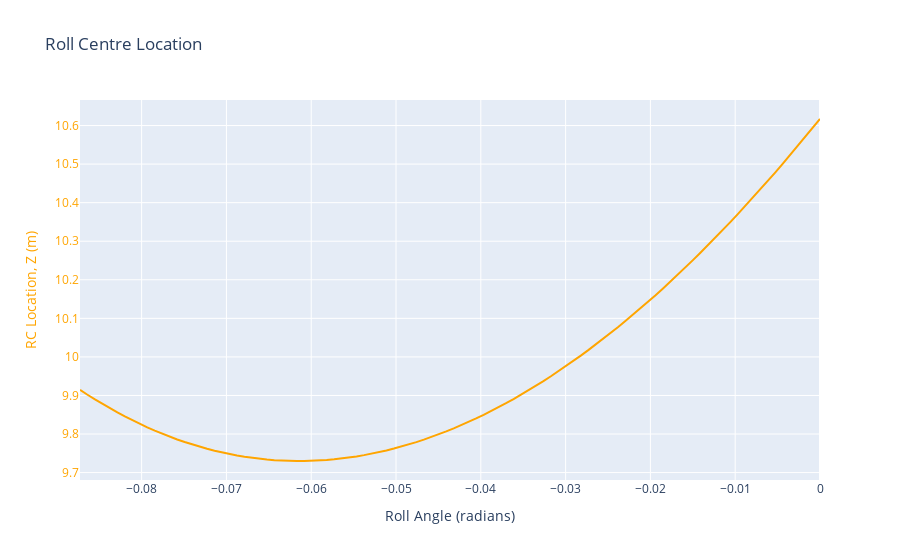

The cell this chart's notebook holds for it:
### Code cell
# Plot RC vs roll

fig = go.Figure()

# Add the trace for "rc_z"
fig.add_trace(
    go.Scatter(
        x=results["roll_angle"],
        y=results["rc_z"],
        mode='lines',
        marker=dict(color='orange'),
        name='Roll Centre Location, Z'
    )
)

# Update layout to add a secondary y-axis
fig.update_layout(
    title='Roll Centre Location',
    xaxis=dict(title='Roll Angle (radians)'),
    yaxis=dict(
        title='RC Location, Z (m)',
        titlefont=dict(color='orange'),
        tickfont=dict(color='orange')
    ),
    legend=dict(x=0.5, y=-0.2, orientation='h')  # Adjust legend position if needed
)

# Show the figure
fig.show()
